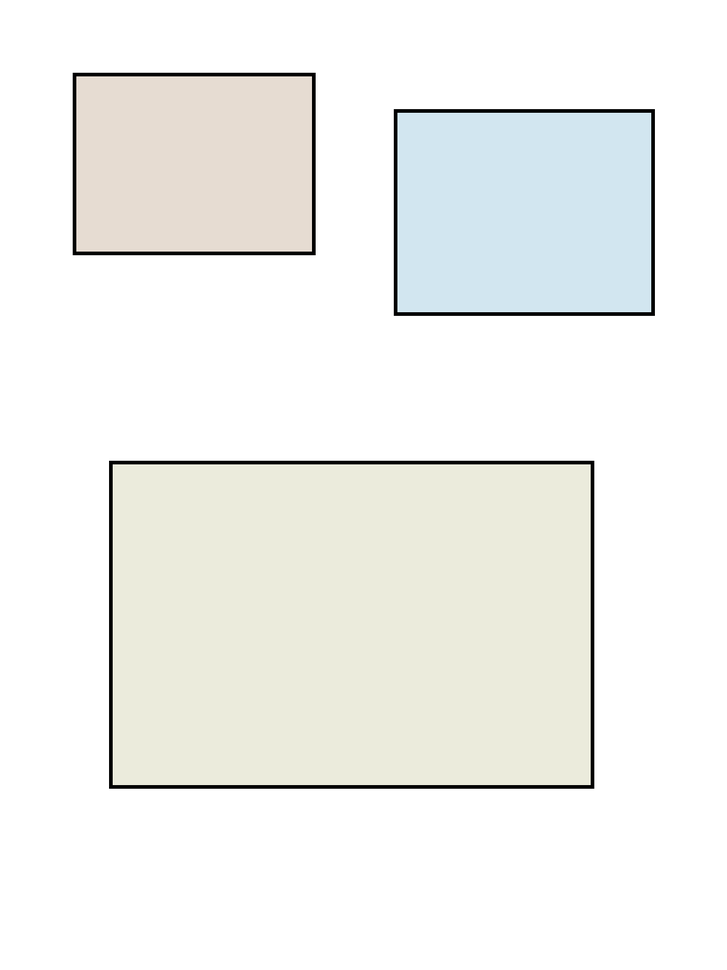
#> input picture tests/fixtures/scan_a4_sample.png, 727 x 970 px, shrunk from 1200 x 1600 before the run
$ python -i detect.py   (imports and definitions only)
#> lines starting #> are read from the running program, lines starting #| are printed output that depends on the picture; after the words box and inside, x2 and y2 are one past the last pixel; in counts of white or black regions, pixels touching at a corner belong together
from __future__ import annotations

from pathlib import Path
from .types import PhotoRegion

class MissingVisionDependency(RuntimeError):
    pass

def _require_cv2():
    try:
        import cv2  # type: ignore
        import numpy as np  # noqa: F401
        return cv2
    except Exception as exc:
        raise MissingVisionDependency("OpenCV is required. Install with: pip install -e '.[vision]'") from exc

def order_polygon(points):
    import numpy as np
    pts = np.array(points, dtype="float32")
    s = pts.sum(axis=1)
    diff = np.diff(pts, axis=1).reshape(-1)
    return [tuple(pts[s.argmin()]), tuple(pts[diff.argmin()]), tuple(pts[s.argmax()]), tuple(pts[diff.argmax()])]

def detect_photo_regions(
    image_path: str | Path,
    min_area_ratio: float = 0.01,
    max_area_ratio: float = 0.95,
    canny_low: int = 25,
    canny_high: int = 120,
    blur_kernel: int = 5,
    morph_iterations: int = 2,
    approx_epsilon_ratio: float = 0.02,
) -> list[PhotoRegion]:
    """Detect photo quadrilaterals in a scanned page.

    The parameters are intentionally exposed for the PySide crop workbench:
    old scans vary a lot, so the user must be able to tune thresholds and
    rerun detection before manual point adjustment.
    """
#> called with min_area_ratio = 0.01, max_area_ratio = 0.95, canny_low = 25, canny_high = 120, blur_kernel = 5, morph_iterations = 2, approx_epsilon_ratio = 0.02
    cv2 = _require_cv2()
    import numpy as np

    img = cv2.imread(str(image_path))
#> img is the input picture: shape (970, 727, 3); mean B, G, R 239.3, 242.4, 241.6
    if img is None:
        raise ValueError(f"Cannot read image: {image_path}")
    h, w = img.shape[:2]
#> h = 970; w = 727
    gray = cv2.cvtColor(img, cv2.COLOR_BGR2GRAY)
    if blur_kernel > 1:
        if blur_kernel % 2 == 0:
            blur_kernel += 1
        gray = cv2.GaussianBlur(gray, (blur_kernel, blur_kernel), 0)
    edges = cv2.Canny(gray, int(canny_low), int(canny_high))
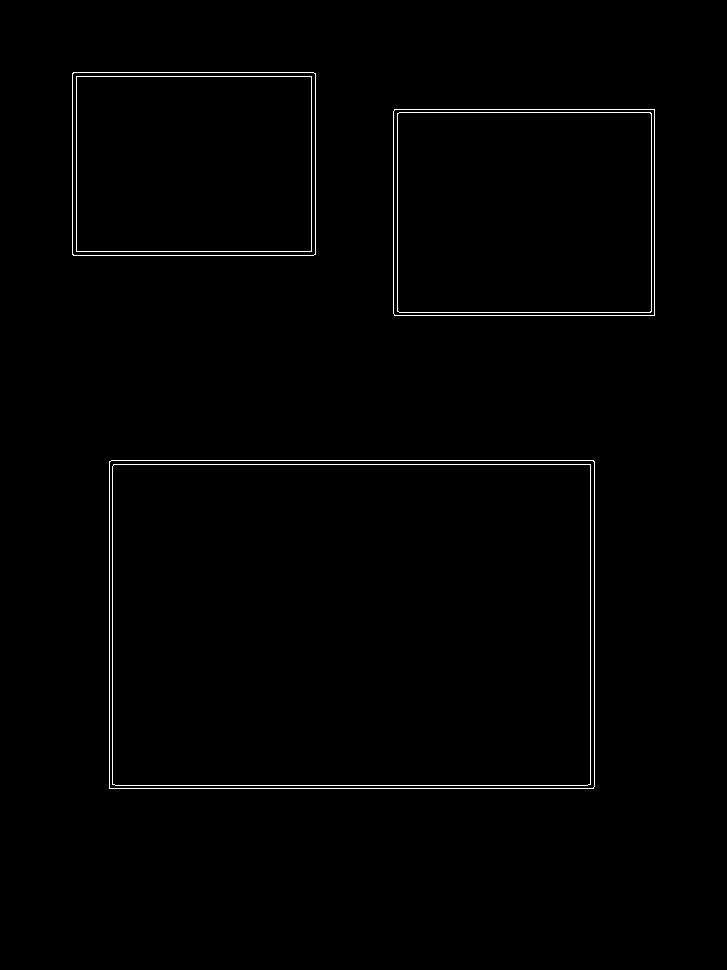
#> edges: shape (970, 727); 0.95% white in thin lines or dots, all inside (x1, y1, x2, y2) = (72, 72, 655, 789)
    if morph_iterations > 0:
        kernel = np.ones((5, 5), np.uint8)
        edges = cv2.morphologyEx(edges, cv2.MORPH_CLOSE, kernel, iterations=int(morph_iterations))
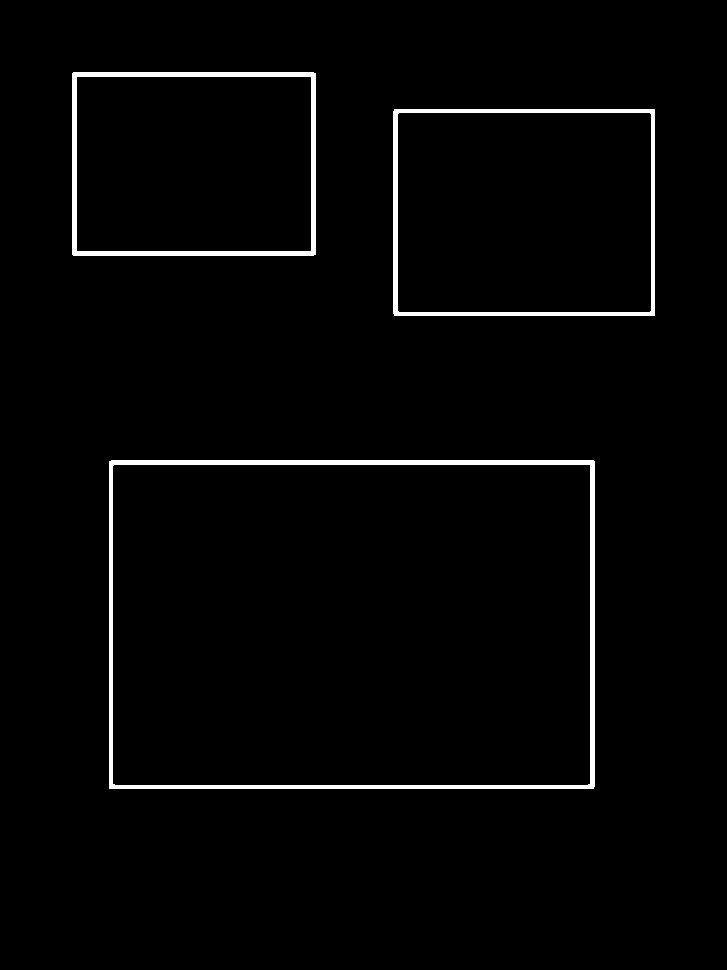
#> edges: shape (970, 727); 2.2% white; 3 white regions
    contours, _ = cv2.findContours(edges, cv2.RETR_EXTERNAL, cv2.CHAIN_APPROX_SIMPLE)
#> contours = 3 contours; box (x1, y1, x2, y2) and area: (109, 460, 595, 789) 159076, (393, 109, 655, 316) 53763, (72, 72, 316, 256) 44465

    min_area = h * w * min_area_ratio
#> min_area = 7051.9
    max_area = h * w * max_area_ratio
#> max_area = 669930.5
    candidates: list[PhotoRegion] = []
    seen_boxes: list[tuple[int, int, int, int]] = []
    for contour in contours:
        area = cv2.contourArea(contour)
        if area < min_area or area > max_area:
            continue
        peri = cv2.arcLength(contour, True)
        approx = cv2.approxPolyDP(contour, approx_epsilon_ratio * peri, True)
        if len(approx) < 4:
            continue
        if len(approx) > 4:
            rect = cv2.minAreaRect(contour)
            box = cv2.boxPoints(rect)
        else:
            box = approx.reshape(4, 2)
        poly = order_polygon(box)
        x, y, bw, bh = cv2.boundingRect(box.astype("float32"))
        aspect = max(bw, bh) / max(1, min(bw, bh))
        if aspect > 8 or bw < 20 or bh < 20:
            continue
        # simple duplicate suppression for nested/near-identical contours
        duplicate = False
        for sx, sy, sw, sh in seen_boxes:
            if abs(x - sx) < 12 and abs(y - sy) < 12 and abs(bw - sw) < 24 and abs(bh - sh) < 24:
                duplicate = True
                break
        if duplicate:
            continue
        seen_boxes.append((x, y, bw, bh))
        confidence = min(0.98, max(0.2, area / max(1, bw * bh)))
        candidates.append(PhotoRegion(id=f"photo_{len(candidates)+1:03d}", polygon=[(float(a), float(b)) for a, b in poly], confidence=float(confidence)))
#> this loop made 3 passes
#> (area, peri, pts in order_polygon, s in order_polygon, diff in order_polygon, poly, x, y) on passes 1 to 3: (159076.5, 1624.2, [[109, 461], [109, 788], [593, 788], [593, 460]], [570, 897, 1381, 1053], [352, 679, 195, -133], [(109, 461), (593, 460), (593, 788), (109, 788)], 109, 460), (53763, 932.8, [[394, 109], [394, 315], [654, 315], [654, 109]], [503, 709, 969, 763], [-285, -79, -339, -545], [(394, 109), (654, 109), (654, 315), (394, 315)], 394, 109), (44465, 849.7, [[72, 73], [73, 255], [315, 254], [315, 73]], [145, 328, 569, 388], [1, 182, -61, -242], [(72, 73), (315, 73), (315, 254), (73, 255)], 72, 73)
#> after the loop, candidates = 3 items; seen_boxes = [(109, 460, 485, 329), (394, 109, 261, 207), (72, 73, 244, 183)]

    # stable reading order
    candidates.sort(key=lambda r: (min(p[1] for p in r.polygon), min(p[0] for p in r.polygon)))
    for i, r in enumerate(candidates, 1):
        r.id = f"photo_{i:03d}"
#> this loop made 3 passes
#> r.id on passes 1 to 3: 'photo_001', 'photo_002', 'photo_003'
    return candidates

>>> result = detect_photo_regions('../../../tests/fixtures/scan_a4_sample.png')
#> result = 3 items
